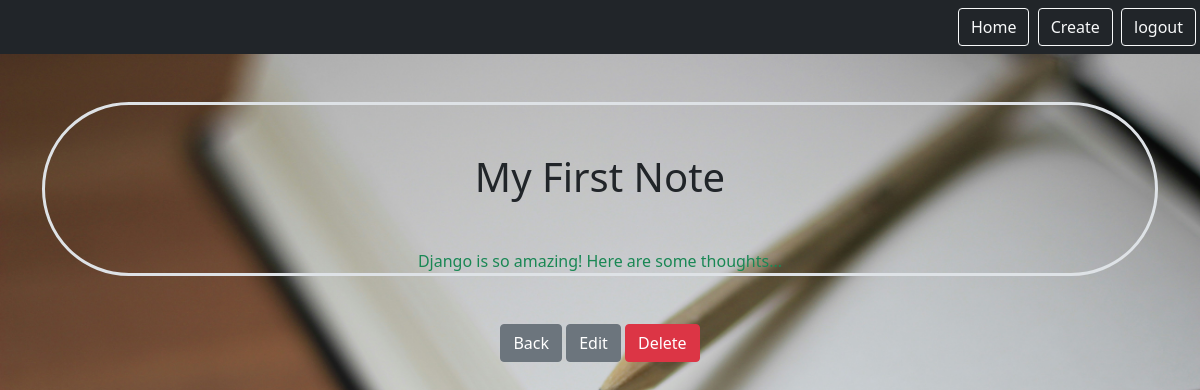
Page /smart/notes/1 (signed in) on the committed database.
### notes/models.py (models this page shows)
class Notes(models.Model):
    title = models.CharField(max_length=200)
    text = models.TextField()
    created = models.DateTimeField(auto_now_add=True)
    user = models.ForeignKey(User, on_delete=models.CASCADE, related_name="notes")

### notes/views.py (the view)
# urls.py: path('notes/<int:pk>', views.NotesDetailView.as_view(), name="notes.detail"),
class NotesDetailView(LoginRequiredMixin, DetailView):
    model = Notes
    context_object_name = "note"
    login_url = "/login"

### notes/templates/notes/notes_detail.html (shortened to what this page needs)
{% extends 'base.html' %}
{% block content %}
    <div class="border border-3 rounded-pill">
        <div><h1 class="my-5">{{ note.title }}</h1>
            <div style="white-space: pre-wrap;" class="text-success">{{ note.text|linebreaksbr }}</div>
        </div>
    </div>
<a href="{% url 'notes.list' %}" class="btn btn-secondary my-5">Back</a>
<a href="{% url 'notes.update' pk=note.id %}" class="btn btn-secondary">Edit</a>
<a href="{% url 'notes.delete' pk=note.id %}" class="btn btn-danger">Delete</a>
{% endblock %}

### rows in the picture
Notes: title "My First Note", text "Django is so amazing! Here are some thoughts..."
